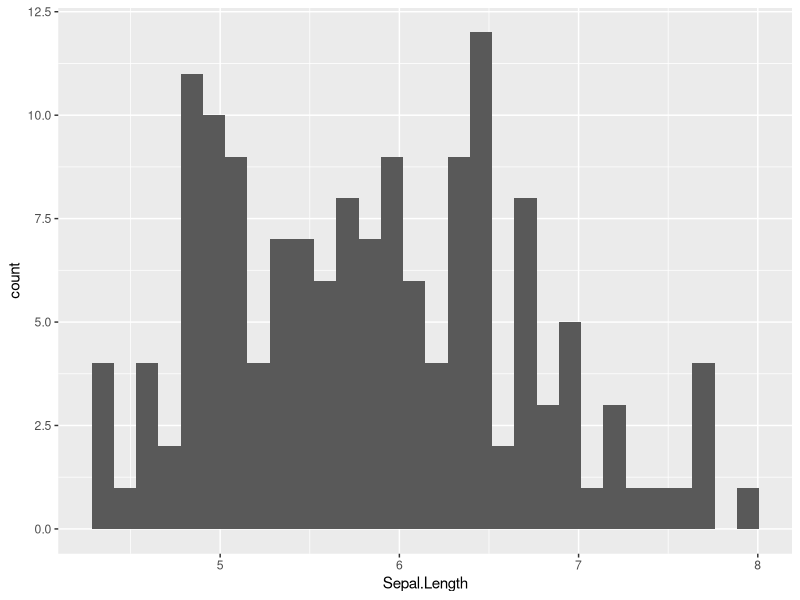
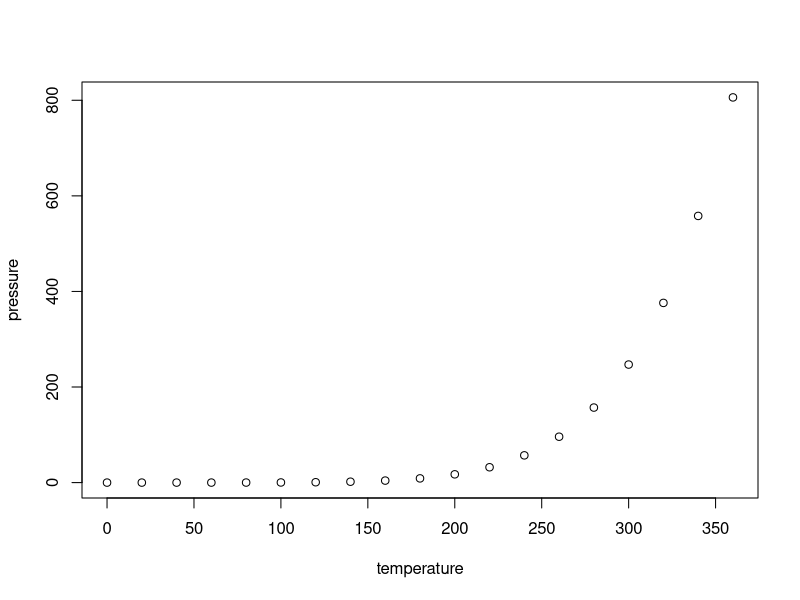

The R script that drew these images, in order:
## ---- chunk 1
knitr::opts_chunk$set(echo = TRUE)
library(tidyverse)
## ---- chunk 2
ggplot(data=iris, aes(x=Sepal.Length))+
  geom_histogram()
## ---- chunk 3
summary(cars)
## ---- chunk 4
plot(pressure)
